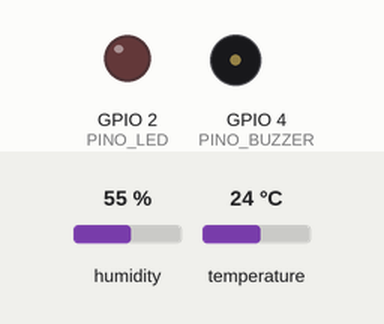
Recording of a sketch running on a simulated ESP32. Shown: output pins drawn as LEDs (lit = HIGH), buzzer (waves = sounding). The test bench sets the inputs (shaded band); at power-on: temperature 24 °C, humidity 55 %. WiFi joins after 1.5 s; servers stay silent unless stated; what the sketch prints to the serial monitor is not drawn.

Above: at 2.7 s.
2.8 s: temperature set to 27.5 °C
5.5 s: temperature set to 28.9 °C
At 7.3 s:
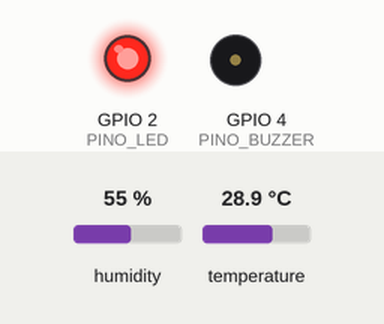
Timing chart, 0 to 17.5 s (numbered marks = the images above; inputs shaded):
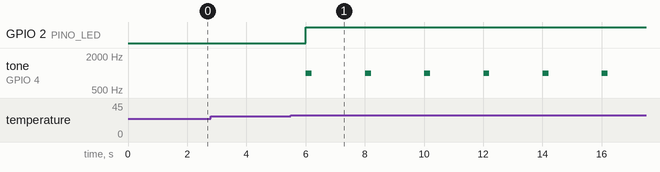

Measured:
- the behaviour switches between 28 and 28.1 °C on temperature (found by bisection; images 0 and 1)
- after the input at 2.8 s, every drawn part: stays the same
- after the input at 5.5 s, GPIO 2 (PINO_LED): LOW → HIGH after 0.51 s; tone on GPIO 4 (PINO_BUZZER): alternates 1000 Hz for 0.20 s and silent for 1.8 s, starting after 0.51 s

The sketch:

sketch.ino
```cpp
#include <WiFi.h>
#include "DHTesp.h"
#include "ThingSpeak.h"

// ================= CONFIGURACAO =================

const char* MATRICULA = "2026.32.7843";

unsigned long CANAL_ID = 3570079; // Substituir pelo ID do canal

const char* CHAVE_ESCRITA = "ZYA5O6WQXZXZL515";

const int LIMITE = 28;

// =================================================

const unsigned long INTERVALO_ENVIO_MS = 20000;

const int PINO_DHT = 15;
const int PINO_LED = 2;
const int PINO_BUZZER = 4;

DHTesp dht;
WiFiClient cliente;

bool alarme = false;
bool leituraValida = false;

unsigned long ultimaLeitura = 0;
unsigned long ultimoEnvio = 0;

float temperatura = 0;
float umidade = 0;

// Decide quando ligar e desligar o alarme
bool decidirAlarme(float t, bool alarmeAtual) {

  if (!alarmeAtual && t > LIMITE)
    return true;

  if (alarmeAtual && t < LIMITE - 1)
    return false;

  return alarmeAtual;
}

// Atualiza LED e buzzer
void atualizarSaidas(bool ligado) {

  digitalWrite(PINO_LED, ligado ? HIGH : LOW);

  if (ligado)
    tone(PINO_BUZZER, 1000, 200);
}

// Conecta ao Wi-Fi
void conectarWiFi() {

  Serial.print("Conectando ao Wi-Fi");

  WiFi.begin("Wokwi-GUEST", "", 6);

  while (WiFi.status() != WL_CONNECTED) {
    delay(100);
    Serial.print(".");
  }

  Serial.println(" conectado!");
}

// Envia os dados ao ThingSpeak
void enviarParaNuvem() {

  ThingSpeak.setField(1, temperatura);
  ThingSpeak.setField(2, umidade);

  // Envia o status do alarme
  if (alarme) {
    ThingSpeak.setStatus("ALERTA");
  } else {
    ThingSpeak.setStatus("NORMAL");
  }

  int codigo = ThingSpeak.writeFields(CANAL_ID, CHAVE_ESCRITA);

  Serial.printf(
    "COMPROVANTE | mat=%s | limite=%d | HTTP=%d\n",
    MATRICULA, LIMITE, codigo
  );
}

void setup() {

  Serial.begin(115200);

  pinMode(PINO_LED, OUTPUT);
  pinMode(PINO_BUZZER, OUTPUT);

  dht.setup(PINO_DHT, DHTesp::DHT22);

  Serial.printf(
    "MONITOR DO DEPOSITO | matricula=%s | limite=%d C\n",
    MATRICULA, LIMITE
  );

  conectarWiFi();

  ThingSpeak.begin(cliente);
}

void loop() {

  unsigned long agora = millis();

  // Leitura a cada 2 segundos
  if (agora - ultimaLeitura >= 2000) {

    ultimaLeitura = agora;

    TempAndHumidity leitura = dht.getTempAndHumidity();

    if (dht.getStatus() == DHTesp::ERROR_NONE) {

      temperatura = leitura.temperature;
      umidade = leitura.humidity;

      leituraValida = true;

      alarme = decidirAlarme(temperatura, alarme);

      atualizarSaidas(alarme);

      Serial.printf(
        "T=%.1f C | H=%.0f %% | alarme=%s\n",
        temperatura,
        umidade,
        alarme ? "LIGADO" : "DESLIGADO"
      );

    } else {

      leituraValida = false;

      Serial.println("ERRO: leitura invalida do DHT22");
    }
  }

  // Envio a cada 20 segundos
  if (agora - ultimoEnvio >= INTERVALO_ENVIO_MS) {

    ultimoEnvio = agora;

    if (leituraValida) {
      enviarParaNuvem();
    } else {
      Serial.println("Envio ignorado: sem leitura valida.");
    }
  }
}
```
